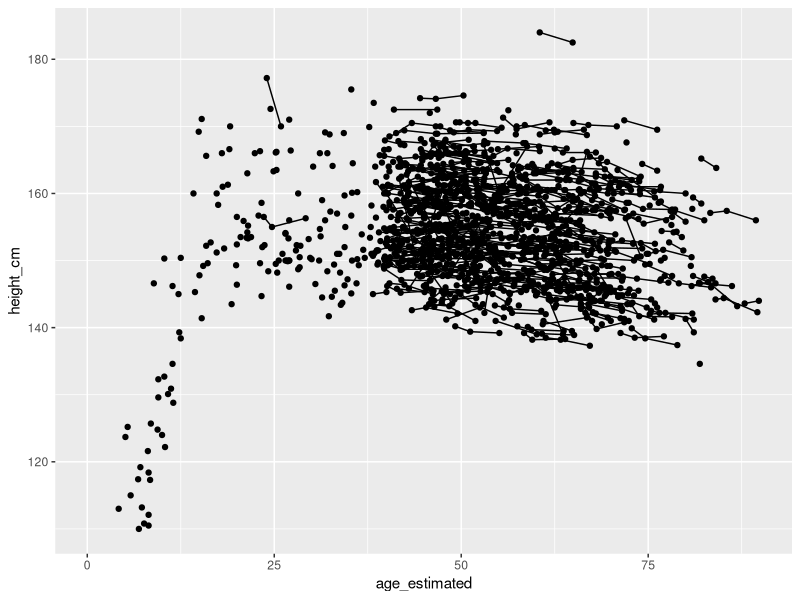
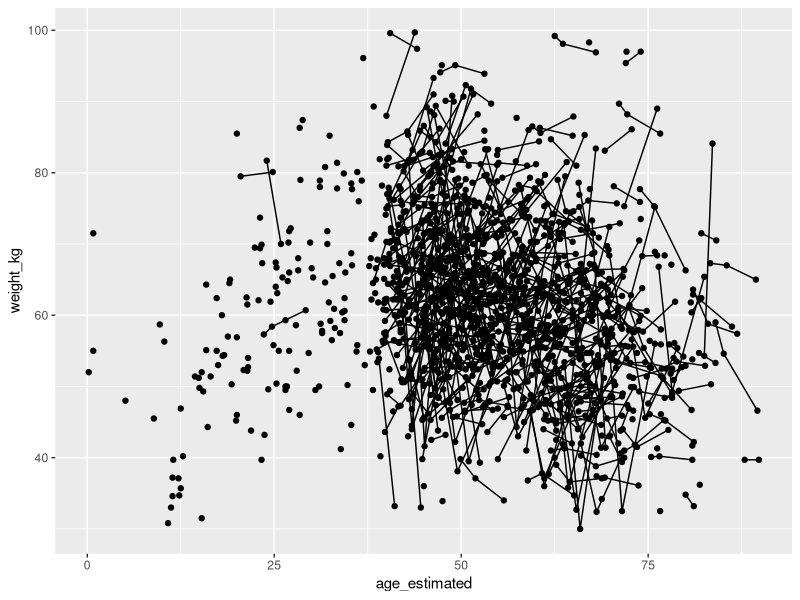

These figures' R source, in order:
###########################################################
################ Cleaning MOSETEN  data ################
###########################################################

# starting commit:62477c6 
#original data downloaded from https://github.com/babeheim/tsimane-moseten-growth-curves; commit #fedb54a
#Author: catalina fernandez


setwd ("/Users/catalinafernandez/Library/CloudStorage/OneDrive-Personal/Growth_Project/Source/Moseten/")

library(dplyr)
library(lubridate)

rm(list = ls())
dat <- read.csv("site_measurements.csv") # 1522 obs. loaded

#####  Checks to ensure consistency #### 
colnames (dat)

#1. remove observations that do not have BOTH height and weight. Keep if only one is missing
sum(is.na(dat[["height_cm"]])) # 21 height measurements missing   
sum(is.na(dat[["weight_kg"]])) # 45 weight measurements missing
dat <- dat %>%
  filter(!(is.na(weight_kg) & is.na(height_cm))) #NO row has both vars missing. 

#2. Check if there are duplicated rows
rep <- dat %>% select(-obs_id)

sum(duplicated(rep) | duplicated(rep, fromLast = TRUE)) # NO duplicated obs.
dupl <- rep[duplicated(rep) | duplicated(rep, fromLast = TRUE), ] #NO dupl. 

# Remove duplicated obs, if any (obs_id = xxxx)
dat <- dat %>%
  filter(obs_id != "xxx") #NO dupl

# 3. Check how many people have X observations?
table(table(dat$person_id)) # most ind. have 2-3 obs. ANYTHING ELSE? 

# 4. Add column 'age_estimated' to make it easier to assess whether differences are likely or not 
### ! Check first the format of input dates, such as whether month is before day, whether numbers
# or month names are used, and n of digits for the year field, etc.
# dataset does not have dates, and has age already.
#dat <- dat %>%
#  mutate(date_of_birth = as.Date(date_of_birth, format = "%d/%m/%Y"),
#         date_of_measure = as.Date(date_of_measure, format = "%d/%m/%Y"),
#         age_estimated = as.numeric(interval(date_of_birth, date_of_measure) / dyears(1)))


#5. Check how many ind. don't have age, or don't have dob, or date of measure
sum(is.na(dat[["age_estimated"]])) # ALL obs. have age

#6. Remove rows that don't have age, or age can't be calculated bc missing dates
#miss_age <- dat %>% filter(is.na(age_estimated)) # NO missing dates
#dat <- dat %>%
#  filter(person_id != "xxx", # to remove entire individual
#        obs_id != "xxx") # to remove only a specific row

#7. Count number of people in the dataframe
dat %>% distinct(person_id) %>%
  count() # 794 individuals in the dataset

#8. Plot heights to catch evident outliers
library(ggplot2)
dev.off() 
ggplot(dat, aes(x =age_estimated, y = height_cm , group = person_id))+
  geom_line() +
  geom_point() # everything looks ± fine

dev.off() 
ggplot(dat, aes(x =age_estimated, y = weight_kg , group = person_id))+
  geom_line() +
  geom_point() #definitely many weird cases, babies way too heavy 


sub20 <- dat %>% filter(age_estimated <20)

# List of unreliable height/weight measurements:
#28204, #4604, #5170, #13453, #30987, #25610, #15702, #400 
#########  ------>>>>> check with  BRET!! <<<<<<<----------

# 9. Check if all individuals have sex 

miss_sex <- dat %>% filter(is.na(sex)) # NO cells where sex is NA

#Often, cells are empty instead of having a NA. The following script get those:
library(stringr)
fil <- dat %>%
  group_by(person_id) %>%
  filter(any(str_detect(sex, "^\\s*$"))) # NO missing
empty_sex_individuals <- dat %>%
  group_by(person_id) %>%
  filter(any(str_detect(sex, "^\\s*$"))) %>% # NO inds have missing sex.
  select(person_id) %>% 
  distinct()


# 10. Add count of obs. per ind. as new column 
dat <- dat %>%
  add_count(person_id, name = "obs_counts")

# 11. Create new df with ind. that have at least two obs. for additional checks
long <- dat %>%
  filter(obs_counts >= 2)

# 12. Check obs. that go down more than 3 cm
down <- long %>%
  arrange(person_id, age_estimated) %>%  # Arrange data by person_id and age
  group_by(person_id) %>%    # Group data by person_id
  mutate(obs_diff = height_cm - lag(height_cm, default = first(height_cm))) %>%
  ungroup() %>%
  filter (obs_diff <=-3)

#13. count n of obs that goes down.
down %>%
  distinct(person_id) %>%
  count() # xxx individuals shrink >3 cm : 20 ind (above), but only one is younger than 25. 
#older ind. will not be used for the Growth analysis.


#check the 20 ppl that have obs. that goes down >3 cm
check_down <- dat %>% filter(person_id %in% down$person_id)

#12a. ind #3565 over 40yo so keep it as it is
#12b. ind #4479 over 70yo so keep it as it is
#12c.ind #5912 over 70yo so keep it as it is
#12d.ind #7007 over 60yo so keep it as it is
#12e.ind #7194 over 40yo so keep it as it is
#12f.ind #11095 over 50yo so keep it as it is 
#12g.ind #12708 over 40yo so keep it as it is
#12h.ind #12813 over 70yo so keep it as it is
#12i.ind #14971 over 70yo so keep it as it is
#12j. ind #16980  over 40yo so keep it as it is
#12k. ind #17088 over 60yo so keep it as it is
#12l. ind #17791  over 80yo so keep it as it is
#12m. ind #17951  over 60yo so keep it as it is
#12n. ind #19186 25 yo, both height and weight decreases significantly over a ±1.5 year span
#probably different individuals. Delete  both observations for ind. 19186 entirely

dat <- dat %>%
  filter(person_id != "19186")

#12o. ind #20776 over 40yo so keep it as it is
#12p. ind #23560 over 45yo so keep it as it is
#12q. ind #26933 over 40yo so keep it as it is; one obs is clearly a diff. ind. 
#12r. ind #27310 over 70yo so keep it as it is
#12s. ind #30271 over 50yo so keep it as it is
#12t. ind #32264 over 50yo so keep it as it is

# a1. ind.xxx, obs #xxx height is inconsistent with trajectory. if weight seems ok, only rm height:
#dat$height_cm [which(dat$obs_id=="xxx")] <-NA

# a.2. ind. xxx, obs #xxx, explain why changing the value in the cell. 

#dat$height_cm [which(dat$obs_id=="xxx")] <- xxx # changed from xxx

#14. Check how many height obs. goes up more than 10cm in a period of 1 year or less.

# ---update long first:
long <- dat %>%
  filter(obs_counts >= 2) 

up <- long %>% 
  arrange(person_id, age_estimated) %>%
  group_by(person_id) %>% 
  mutate(time_elap = as.numeric (age_estimated - first(age_estimated)),
         obs_diff = height_cm - lag(height_cm, default = first(height_cm))) %>%
  ungroup() %>%
  filter(person_id %in% unique(person_id[obs_diff >= 10 & time_elap < 1])) # NO obs, go up more than 10cm

#i <- 1
#print(long[long$person_id == up$person_id [i], ]) 
#i <- i + 1

#15. Indicate how many obs. were removed 
sum(is.na(dat[["height_cm"]])) # 21 height are NA
sum(is.na(dat[["weight_kg"]])) # 45 weight are NA

# 1522 obs.loaded; KEPT 1520  (2 obs. removed entirely) 
# 21 NA height loaded; now 21
# 45 NA  weight loaded; kept 45 weight NA

#write.csv(dat, "site_measurements.csv",row.names = FALSE)
